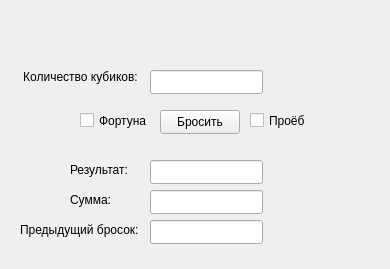
<?xml version="1.0" encoding="UTF-8"?>
<ui version="4.0">
 <class>MainWindow</class>
 <widget class="QMainWindow" name="MainWindow">
  <property name="geometry">
   <rect>
    <x>0</x>
    <y>0</y>
    <width>390</width>
    <height>269</height>
   </rect>
  </property>
  <property name="windowTitle">
   <string>ГопЭпоха КубикоБросатель</string>
  </property>
  <property name="locale">
   <locale language="Russian" country="Russia"/>
  </property>
  <property name="toolButtonStyle">
   <enum>Qt::ToolButtonStyle::ToolButtonIconOnly</enum>
  </property>
  <widget class="QWidget" name="centralwidget">
   <property name="locale">
    <locale language="Russian" country="Russia"/>
   </property>
   <widget class="QLabel" name="label_NumOfDices">
    <property name="geometry">
     <rect>
      <x>20</x>
      <y>70</y>
      <width>121</width>
      <height>21</height>
     </rect>
    </property>
    <property name="text">
     <string>Количество кубиков:</string>
    </property>
    <property name="alignment">
     <set>Qt::AlignmentFlag::AlignHCenter|Qt::AlignmentFlag::AlignTop</set>
    </property>
   </widget>
   <widget class="QLineEdit" name="txt_NumOfDices">
    <property name="geometry">
     <rect>
      <x>150</x>
      <y>70</y>
      <width>113</width>
      <height>24</height>
     </rect>
    </property>
   </widget>
   <widget class="QPushButton" name="button_Throw">
    <property name="geometry">
     <rect>
      <x>160</x>
      <y>110</y>
      <width>80</width>
      <height>24</height>
     </rect>
    </property>
    <property name="text">
     <string>Бросить</string>
    </property>
   </widget>
   <widget class="QLabel" name="label_Result">
    <property name="geometry">
     <rect>
      <x>70</x>
      <y>160</y>
      <width>71</width>
      <height>20</height>
     </rect>
    </property>
    <property name="text">
     <string>Результат:</string>
    </property>
   </widget>
   <widget class="QLineEdit" name="txt_Result">
    <property name="geometry">
     <rect>
      <x>150</x>
      <y>160</y>
      <width>113</width>
      <height>24</height>
     </rect>
    </property>
   </widget>
   <widget class="QLineEdit" name="txt_Sum">
    <property name="geometry">
     <rect>
      <x>150</x>
      <y>190</y>
      <width>113</width>
      <height>24</height>
     </rect>
    </property>
   </widget>
   <widget class="QLabel" name="label_Result_2">
    <property name="geometry">
     <rect>
      <x>70</x>
      <y>190</y>
      <width>71</width>
      <height>20</height>
     </rect>
    </property>
    <property name="text">
     <string>Сумма:</string>
    </property>
   </widget>
   <widget class="QCheckBox" name="cb_Fortune">
    <property name="geometry">
     <rect>
      <x>80</x>
      <y>110</y>
      <width>77</width>
      <height>21</height>
     </rect>
    </property>
    <property name="text">
     <string>Фортуна</string>
    </property>
   </widget>
   <widget class="QCheckBox" name="cb_BadFortune">
    <property name="geometry">
     <rect>
      <x>250</x>
      <y>110</y>
      <width>71</width>
      <height>21</height>
     </rect>
    </property>
    <property name="layoutDirection">
     <enum>Qt::LayoutDirection::LeftToRight</enum>
    </property>
    <property name="text">
     <string>Проёб</string>
    </property>
   </widget>
   <widget class="QLineEdit" name="txt_History">
    <property name="geometry">
     <rect>
      <x>150</x>
      <y>220</y>
      <width>113</width>
      <height>24</height>
     </rect>
    </property>
   </widget>
   <widget class="QLabel" name="label_Result_3">
    <property name="geometry">
     <rect>
      <x>20</x>
      <y>220</y>
      <width>121</width>
      <height>20</height>
     </rect>
    </property>
    <property name="text">
     <string>Предыдущий бросок:</string>
    </property>
   </widget>
  </widget>
 </widget>
 <resources/>
 <connections/>
</ui>
